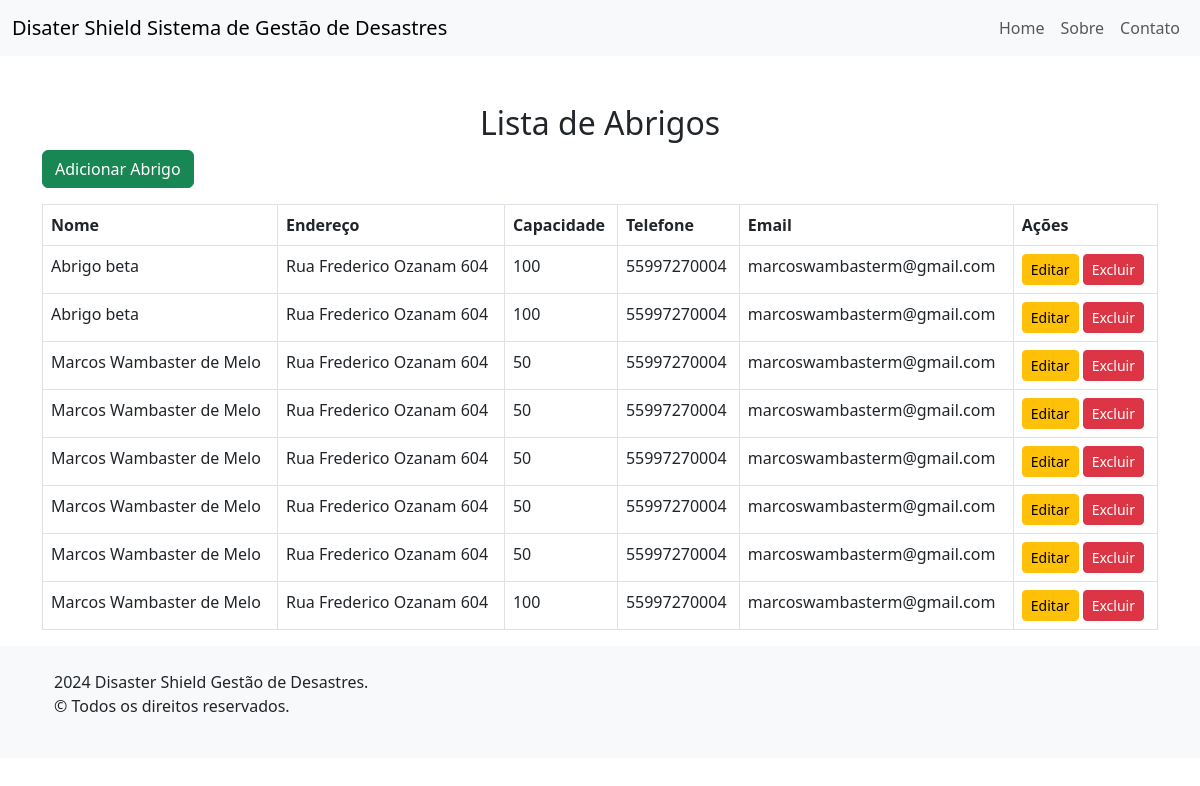
The app's page /abrigos/ with its own data.
### abrigos/models.py (models this page shows, shortened)
class Abrigo(models.Model):
    nome = models.CharField(max_length=100)
    endereco = models.CharField(max_length=100)
    capacidade = models.PositiveIntegerField(
        verbose_name="Capacidade Máxima",
        validators=[
            MinValueValidator(1),  # Valor mínimo: 1
            MaxValueValidator(100)  # Valor máximo: 100
        ]
    )
    telefone = models.CharField(max_length=15)
    email = models.EmailField()

### abrigos/views.py (the view)
# urls.py: path('', views.ListaAbrigosView.as_view(), name='listar_abrigos'),
class ListaAbrigosView(ListView):
    model = Abrigo
    template_name = 'lista_abrigos.html'
    context_object_name = 'abrigos'

### abrigos/templates/lista_abrigos.html (shortened to what this page needs)
{% extends "base.html" %}
{% block content %}
<div class="container mt-5">
    <h2 class="text-center">Lista de Abrigos</h2>
    <div class="d-flex justify-content-between mb-3">
        <a href="{% url 'adicionar_abrigo' %}" class="btn btn-success">Adicionar Abrigo</a>
    </div>
    <table class="table table-bordered table-hover">
        <thead class="thead-dark">
            <tr>
                <th>Nome</th>
                <th>Endereço</th>
                <th>Capacidade</th>
                <th>Telefone</th>
                <th>Email</th>
                <th>Ações</th>
            </tr>
        </thead>
        <tbody>
            {% if abrigos %}
                {% for abrigo in abrigos %}
                    <tr>
                        <td>{{ abrigo.nome }}</td>
                        <td>{{ abrigo.endereco }}</td>
                        <td>{{ abrigo.capacidade }}</td>
                        <td>{{ abrigo.telefone }}</td>
                        <td>{{ abrigo.email }}</td>
                        <td>
                            <a href="{% url 'editar_abrigo' abrigo.pk %}" class="btn btn-warning btn-sm">Editar</a>
                            <a href="{% url 'excluir_abrigo' abrigo.pk %}" class="btn btn-danger btn-sm">Excluir</a>
                        </td>
                    </tr>
                {% endfor %}
            {% else %}
                <tr>
                    <td colspan="6" class="text-center">Nenhum abrigo cadastrado.</td>
                </tr>
            {% endif %}
        </tbody>
    </table>
</div>
{% endblock %}

### records on screen
Abrigo: nome "Abrigo beta", endereco "Rua Frederico Ozanam 604", capacidade "100", telefone "55997270004", email "marcoswambasterm@gmail.com"
Abrigo: nome "Abrigo beta", endereco "Rua Frederico Ozanam 604", capacidade "100", telefone "55997270004", email "marcoswambasterm@gmail.com"
Abrigo: nome "Marcos Wambaster de Melo", endereco "Rua Frederico Ozanam 604", capacidade "50", telefone "55997270004", email "marcoswambasterm@gmail.com"
Abrigo: nome "Marcos Wambaster de Melo", endereco "Rua Frederico Ozanam 604", capacidade "50", telefone "55997270004", email "marcoswambasterm@gmail.com"
Abrigo: nome "Marcos Wambaster de Melo", endereco "Rua Frederico Ozanam 604", capacidade "50", telefone "55997270004", email "marcoswambasterm@gmail.com"
Abrigo: nome "Marcos Wambaster de Melo", endereco "Rua Frederico Ozanam 604", capacidade "50", telefone "55997270004", email "marcoswambasterm@gmail.com"
Abrigo: nome "Marcos Wambaster de Melo", endereco "Rua Frederico Ozanam 604", capacidade "50", telefone "55997270004", email "marcoswambasterm@gmail.com"
Abrigo: nome "Marcos Wambaster de Melo", endereco "Rua Frederico Ozanam 604", capacidade "100", telefone "55997270004", email "marcoswambasterm@gmail.com"
